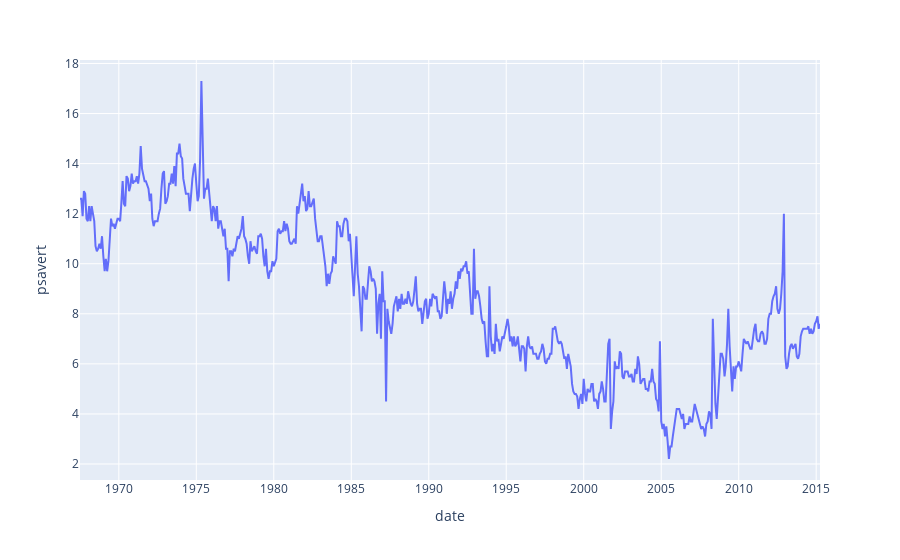

Notebook code for this chart:
### Code cell
px.line(data_frame = economics, x = 'date',y='psavert')

### Figure 1 — Plotly figure (JSON) as saved in the notebook; plotly's stock layout.template omitted (floating-point values rounded to 4 significant figures; data arrays with more than 128 entries replaced by an {"elided": "..."} marker saying what was removed)
{"data": [{"hovertemplate": "date=%{x}<br>psavert=%{y}<extra></extra>", "legendgroup": "", "line": {"color": "#636efa", "dash": "solid"}, "marker": {"symbol": "circle"}, "mode": "lines", "name": "", "orientation": "v", "showlegend": false, "type": "scatter", "x": {"elided": "574 str values"}, "xaxis": "x", "y": {"elided": "574 float values"}, "yaxis": "y"}], "layout": {"autosize": true, "legend": {"tracegroupgap": 0}, "margin": {"t": 60}, "xaxis": {"anchor": "y", "autorange": true, "domain": [0, 1], "range": ["1967-07-01", "2015-04-01"], "title": {"text": "date"}, "type": "date"}, "yaxis": {"anchor": "x", "autorange": true, "domain": [0, 1], "range": [1.361, 18.14], "title": {"text": "psavert"}, "type": "linear"}}}
